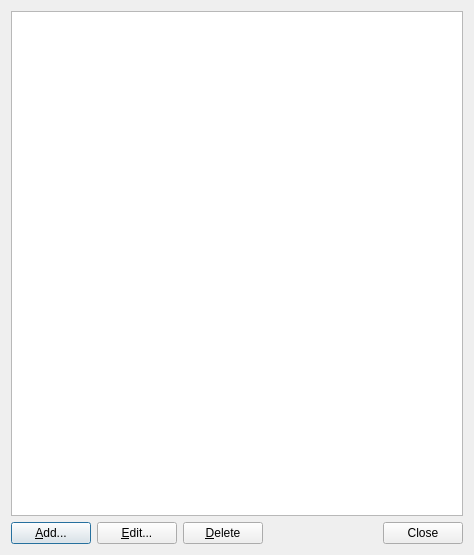
<?xml version="1.0" encoding="UTF-8"?>
<ui version="4.0">
 <class>manageTexturesFormClass</class>
 <widget class="QDialog" name="manageTexturesFormClass">
  <property name="geometry">
   <rect>
    <x>0</x>
    <y>0</y>
    <width>474</width>
    <height>555</height>
   </rect>
  </property>
  <property name="windowTitle">
   <string>Manage textures</string>
  </property>
  <layout class="QGridLayout" name="gridLayout">
   <item row="0" column="0">
    <layout class="QVBoxLayout" name="verticalLayout">
     <item>
      <widget class="QTableWidget" name="tableWidgetTextures">
       <property name="editTriggers">
        <set>QAbstractItemView::NoEditTriggers</set>
       </property>
       <property name="selectionMode">
        <enum>QAbstractItemView::SingleSelection</enum>
       </property>
       <property name="columnCount">
        <number>1</number>
       </property>
       <attribute name="horizontalHeaderVisible">
        <bool>false</bool>
       </attribute>
       <attribute name="horizontalHeaderStretchLastSection">
        <bool>true</bool>
       </attribute>
       <attribute name="verticalHeaderVisible">
        <bool>false</bool>
       </attribute>
       <column/>
      </widget>
     </item>
     <item>
      <layout class="QHBoxLayout" name="horizontalLayout">
       <item>
        <widget class="QPushButton" name="pushButtonAddTexture">
         <property name="text">
          <string>&amp;Add...</string>
         </property>
         <property name="icon">
          <iconset resource="../res/global.qrc">
           <normaloff>:/commonEditor.UI/res/gtk-add.svg</normaloff>:/commonEditor.UI/res/gtk-add.svg</iconset>
         </property>
        </widget>
       </item>
       <item>
        <widget class="QPushButton" name="pushButtonEditTexture">
         <property name="text">
          <string>&amp;Edit...</string>
         </property>
         <property name="icon">
          <iconset resource="../res/global.qrc">
           <normaloff>:/commonEditor.UI/res/gtk-edit.svg</normaloff>:/commonEditor.UI/res/gtk-edit.svg</iconset>
         </property>
        </widget>
       </item>
       <item>
        <widget class="QPushButton" name="pushButtonDeleteTexture">
         <property name="text">
          <string>&amp;Delete</string>
         </property>
         <property name="icon">
          <iconset resource="../res/global.qrc">
           <normaloff>:/commonEditor.UI/res/gtk-delete.svg</normaloff>:/commonEditor.UI/res/gtk-delete.svg</iconset>
         </property>
        </widget>
       </item>
       <item>
        <spacer name="horizontalSpacer">
         <property name="orientation">
          <enum>Qt::Horizontal</enum>
         </property>
         <property name="sizeHint" stdset="0">
          <size>
           <width>40</width>
           <height>20</height>
          </size>
         </property>
        </spacer>
       </item>
       <item>
        <widget class="QPushButton" name="pushButtonClose">
         <property name="text">
          <string>Close</string>
         </property>
        </widget>
       </item>
      </layout>
     </item>
    </layout>
   </item>
  </layout>
 </widget>
 <tabstops>
  <tabstop>tableWidgetTextures</tabstop>
  <tabstop>pushButtonAddTexture</tabstop>
  <tabstop>pushButtonEditTexture</tabstop>
  <tabstop>pushButtonDeleteTexture</tabstop>
  <tabstop>pushButtonClose</tabstop>
 </tabstops>
 <resources>
  <include location="../res/global.qrc"/>
  <include location="../../mapEditor/res/global.qrc"/>
 </resources>
 <connections/>
</ui>
